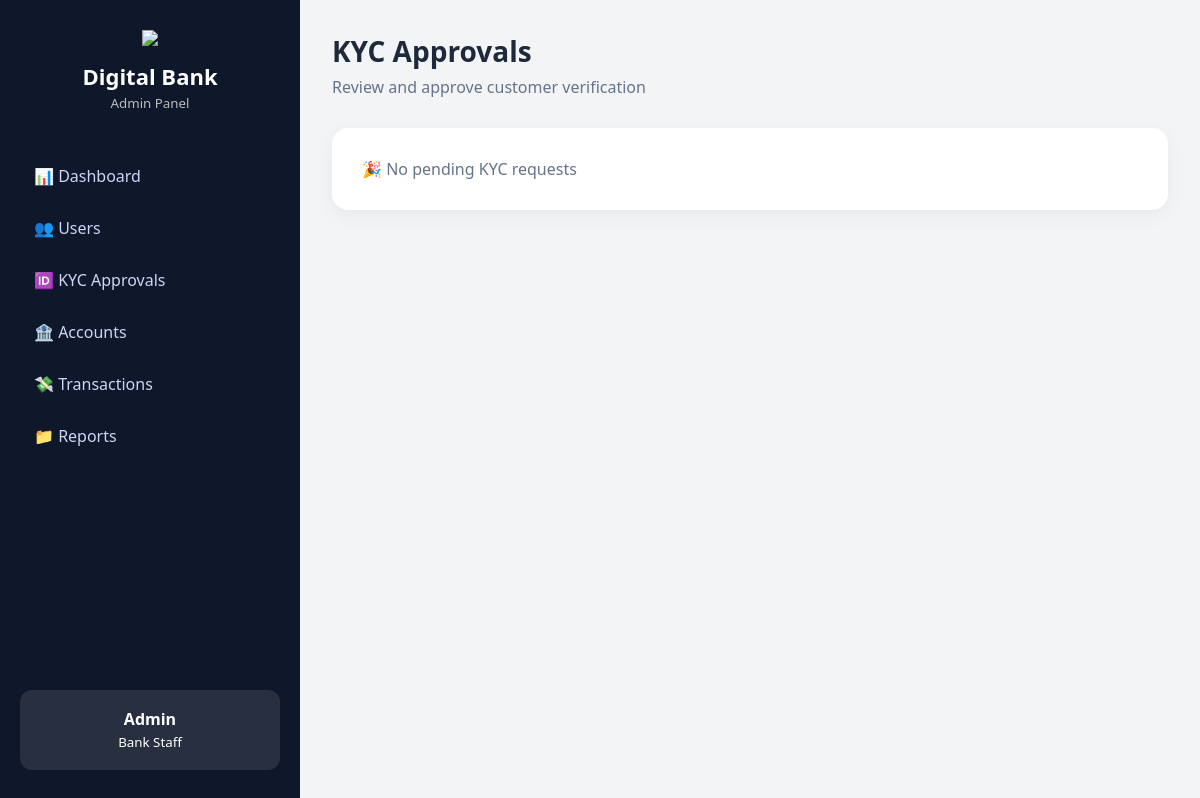
Page /admin-panel/kyc/ (signed in) on the earlier database version.
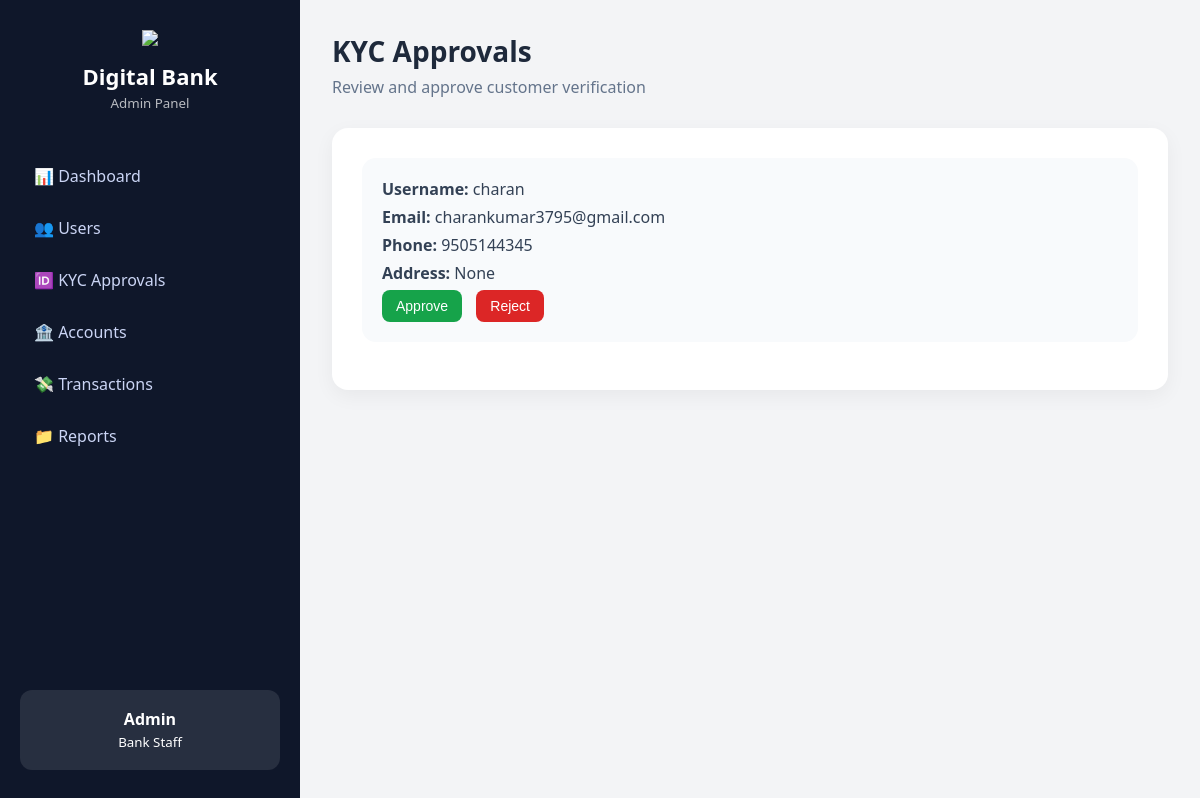
Same page on the later database version.
### banking/models.py (models this page shows, shortened)
class Profile(models.Model):
    KYC_STATUS = (
        ("pending", "Pending"),
        ("approved", "Approved"),
        ("rejected", "Rejected"),
    )
    user = models.OneToOneField(User, on_delete=models.CASCADE, related_name="profile")
    phone_number = models.CharField(max_length=15)
    address = models.TextField(blank=True, null=True)
    kyc_status = models.CharField(max_length=20, choices=KYC_STATUS, default="pending")

### admin_app/views.py (the view)
# urls.py: path("kyc/", kyc_page),
@staff_member_required
def kyc_page(request):
    profiles = Profile.objects.filter(kyc_status="pending").select_related("user")
    return render(request, "admin_app/kyc.html", {
        "profiles": profiles
    })

### admin_app/templates/admin_app/kyc.html (shortened to what this page needs)
<!DOCTYPE html>
<html lang="en">
<head>
</head>
<body>
<div class="sidebar">
    <div>
        <div class="brand-box">
            <img src="https://img.icons8.com/color/96/bank-building.png"
                style="width:64px; margin-bottom:10px;">
            <div class="brand-title">Digital Bank</div>
            <small style="opacity:0.7;">Admin Panel</small>
        </div>
        <div class="nav-links">
            <a href="/admin-panel/dashboard/">📊 Dashboard</a>
            <a href="/admin-panel/users/">👥 Users</a>
            <a href="/admin-panel/kyc/">🆔 KYC Approvals</a>
            <a href="/admin-panel/accounts/">🏦 Accounts</a>
            <a href="/admin-panel/transactions/">💸 Transactions</a>
            <a href="/admin-panel/reports">📁 Reports</a>
        </div>
    </div>
    <div class="admin-box">
        <strong>Admin</strong><br>
        <small>Bank Staff</small>
    </div>
</div>
<div class="main">
    <div class="top-header">
        <h1>KYC Approvals</h1>
        <p style="color:#64748B; margin-top:6px;">
            Review and approve customer verification
        </p>
    </div>
    <div class="section">
        {% if profiles %}
            {% for p in profiles %}
                <div class="kyc-card" id="card{{ p.user.id }}">
                    <p><strong>Username:</strong> {{ p.user.username }}</p>
                    <p><strong>Email:</strong> {{ p.user.email }}</p>
                    <p><strong>Phone:</strong> {{ p.phone_number }}</p>
                    <p><strong>Address:</strong> {{ p.address }}</p>
                    <button class="btn approve"
                        onclick="updateKYC('{{ p.user.id }}','approve')">
                        Approve
                    </button>
                    <button class="btn reject"
                        onclick="updateKYC('{{ p.user.id }}','reject')">
                        Reject
                    </button>
                </div>
            {% endfor %}
        {% else %}
            <p style="color:#64748B;">🎉 No pending KYC requests</p>
        {% endif %}
    </div>
</div>
</body>
</html>

Differences in the rows shown:
added Profile: user.username "charan", user.email "charankumar3795@gmail.com", phone_number "9505144345", address "None"
Other differences:
text no longer shown: "🎉 No pending KYC requests"
